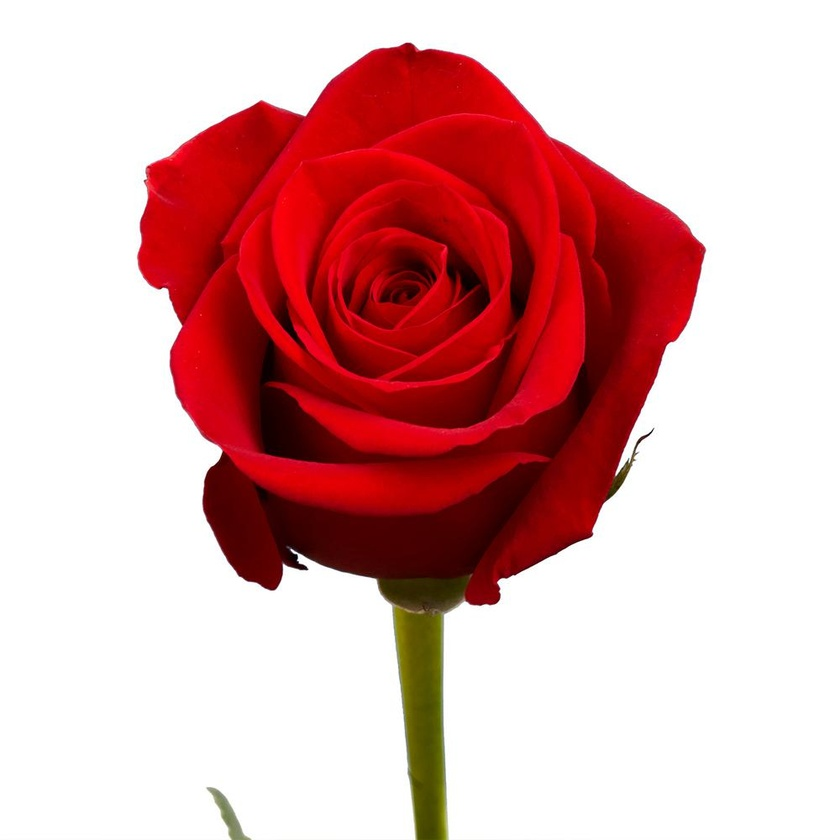
#> input picture lab01/images/input.jpg, 840 x 840 px, shrunk from 1000 x 1000 before the run
$ python main.py
#> lines starting #> are read from the running program, lines starting #| are printed output that depends on the picture; after the words box and inside, x2 and y2 are one past the last pixel; in counts of white or black regions, pixels touching at a corner belong together
### lab01/vector_scope.py
import numpy as np
import cv2


def convert_to_vectorscope(im: np.ndarray):
    vector_image: np.ndarray = cv2.imread('images/vectorscopeBackground.png')
    ycbcr = np.zeros(im.shape, dtype=im.dtype)

    for row_ind, row in enumerate(im):
        print(f'\rProcessing: {int(100 * row_ind / (im.shape[0] - 1))}%', end='')
        for col_ind, pixel in enumerate(row):
            fb, fg, fr = pixel
            y = int(0.299 * fr + 0.587 * fg + 0.114 * fb)  # 0-255
            cb = -0.169 * fr - 0.331 * fg + 0.500 * fb  # -127 - 127
            cr = 0.500 * fr - 0.418 * fg - 0.082 * fb  # -127 - 127

            ycbcr[row_ind, col_ind] = [y, int(cb + 128), int(cr + 128)]

            # cords on the plot
            vx = int(vector_image.shape[0] * (0.5 + cb / 255))
            vy = int(vector_image.shape[1] * (0.5 - cr / 255))

            cv2.circle(vector_image, (vx, vy), 1, color=(0, round(y), 0))
    print()

    return ycbcr, vector_image

### lab01/main.py
import cv2

from vector_scope import convert_to_vectorscope

if __name__ == '__main__':
    inputImage = cv2.imread('images/input.jpg')
#> inputImage is the input picture: shape (840, 840, 3); mean B, G, R 172.9, 172.6, 221.6
    ycbcr, outputImage = convert_to_vectorscope(inputImage)
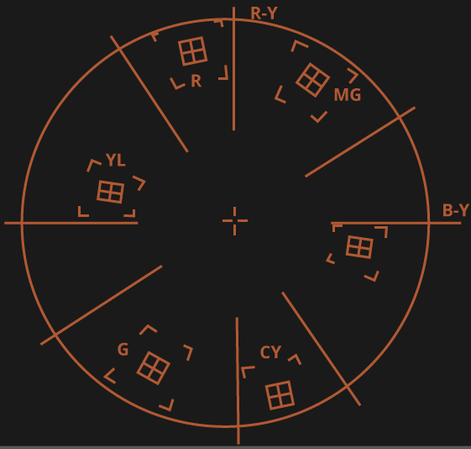
#> input picture lab01/images/vectorscopeBackground.png, 471 x 449 px, shrunk from 561 x 534 before the run
#> in convert_to_vectorscope, vector_image is the input picture: shape (449, 471, 3); mean B, G, R 27.6, 29.4, 33.5
#> the loop in convert_to_vectorscope, `for row_ind, row in enumerate(im):` made 840 passes
#| Processing: 0%
#| Processing: 0%
#| Processing: 0%
#| Processing: 0%
#| Processing: 0%
#| Processing: 0%
#| Processing: 0%
#| Processing: 0%
#> (further printed lines are left out)
#> after the loop in convert_to_vectorscope, `for row_ind, row in enumerate(im):`:
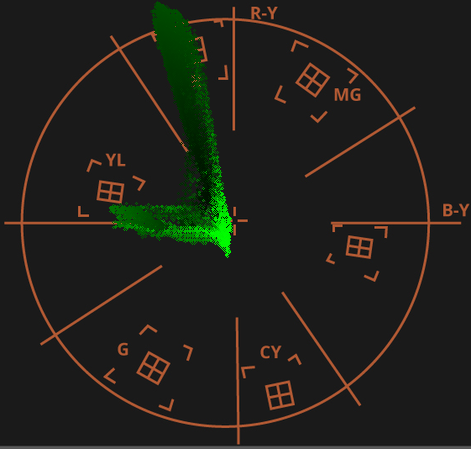
#> vector_image: shape (449, 471, 3); 4.56% of pixels changed, all inside (x1, y1, x2, y2) = (109, 1, 233, 258)
#> after the loop in convert_to_vectorscope, `for row_ind, row in enumerate(im):`:
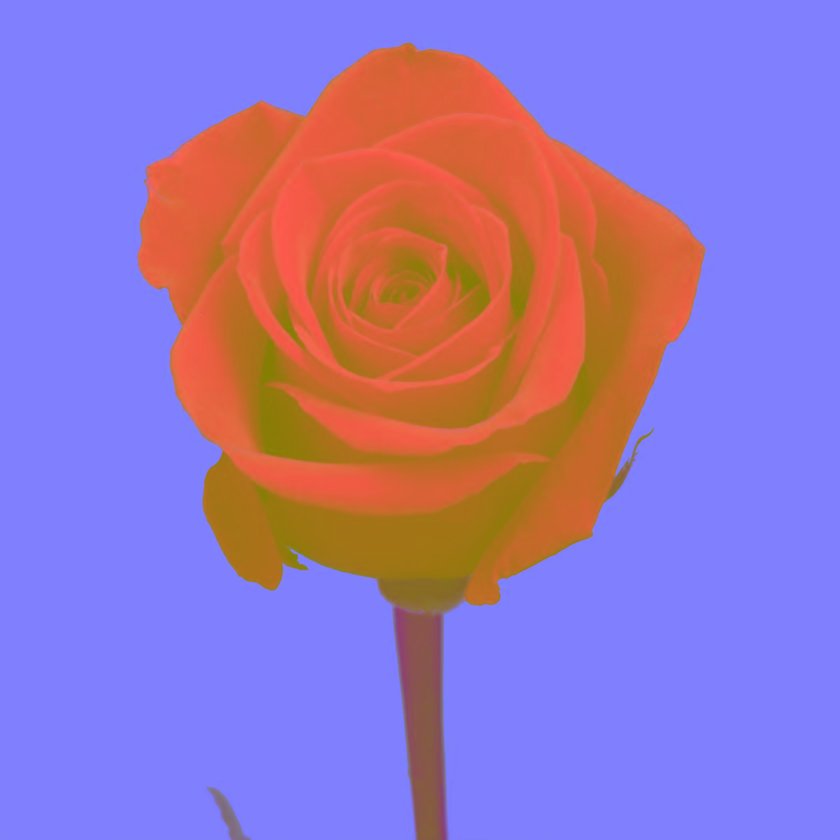
#> ycbcr: shape (840, 840, 3); mean B, G, R 187.1, 119.7, 152.3
    ycbcr2, outputImage2 = convert_to_vectorscope(ycbcr)
#> after the loop in convert_to_vectorscope (call 2), `for row_ind, row in enumerate(im):`:
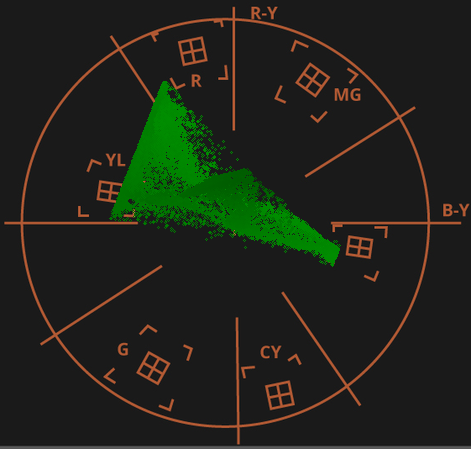
#> vector_image: shape (449, 471, 3); 6.31% of pixels changed, all inside (x1, y1, x2, y2) = (109, 81, 341, 267)
#> after the loop in convert_to_vectorscope (call 2), `for row_ind, row in enumerate(im):`:
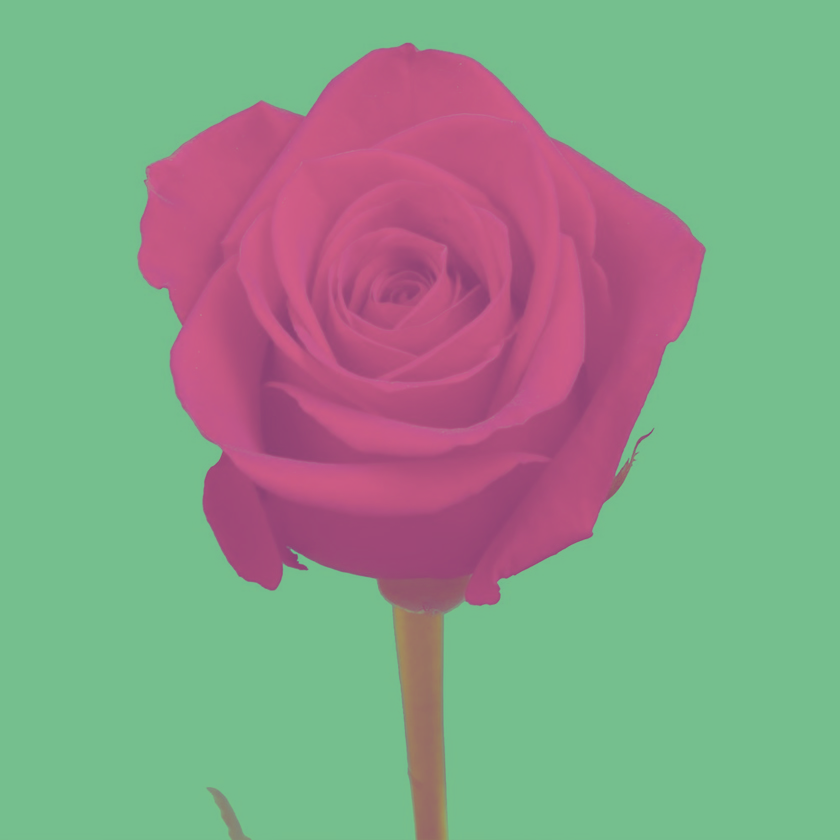
#> ycbcr: shape (840, 840, 3); mean B, G, R 136.7, 155.7, 138.2

    cv2.imshow('Input', inputImage)
    cv2.imshow('ycbcr', ycbcr)
    cv2.imwrite('images/output.png', outputImage)
    cv2.imshow('outputImage', outputImage2)

    cv2.waitKey(0)
